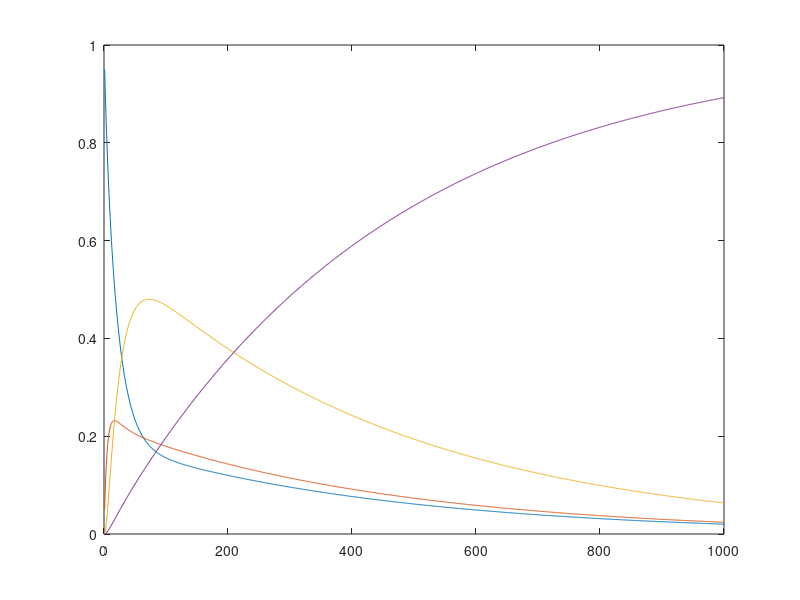

MATLAB code for this plot:
result = [];
x0 = [1; 0; 0; 0];
for index = 1:1000

  % Initial population is a hundred percent susceptible
                    % to the new disease before the start of the epidemic.
                    % The four entries correspond to the portion of 
                    % susceptible, infected, recovered and deceased
                    % populatoin.

A = [0.95, 0.04,  0, 0;    % A is the update matrix of how the disease evolve
     0.05, 0.85,  0.04, 0;    % within the population. Note that the 4th column of
     0,    0.10,  0.96, 0;    % the matrix is all 0 except for the last entry since
     0,    0.01,  0, 1];   % deceased people must remain dead. Also, each column
                         % must add up to 1 since we are assuming that the
                         % population is a closed population.

xt = A * x0;        % The updated version of the infectious disease after
                    % one unit time in the population.

x0 = xt;

result = [result xt];
end

figure;
plot(result');